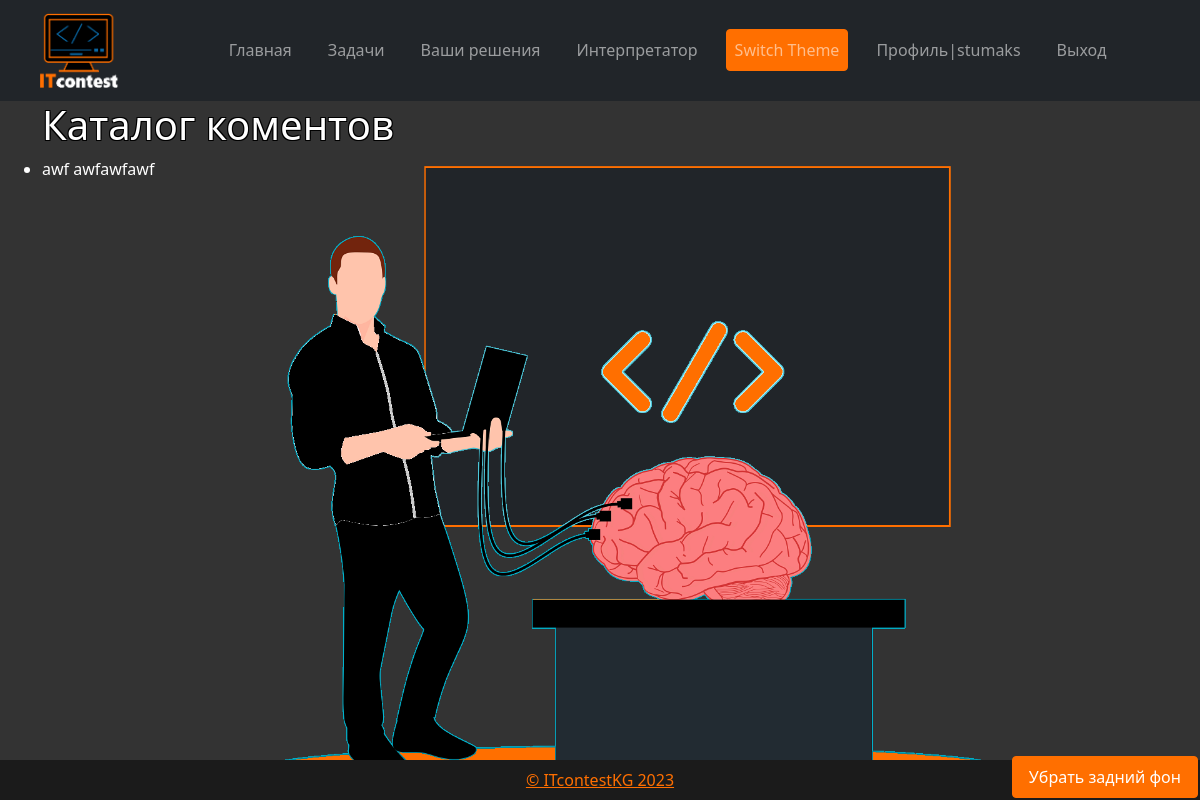
The page /comments/ (signed in) on the database its author committed.
### users/models.py (models this page shows, shortened)
class User(AbstractUser):
    choice = models.CharField( max_length=150, blank=True, verbose_name='Статус', help_text='1 - Студент, 2 - Преподаватель, 3 - Администратор')
    date = models.DateField(null=True, blank=True, verbose_name='Дата рождения')
    slug = models.SlugField(null=False, blank=True, unique=True)
    prepopulated_fields = {'slug': ('username',)}
    language = models.CharField(("language"), max_length=150, blank=True)
    class Meta:
        permissions = (("can_create_task", "Can create task"),)

### guestbook/models.py (models this page shows, shortened)
class Post(models.Model):
    name = models.CharField(max_length=100)
    content = models.TextField()

### comments_list/views.py (the view)
# urls.py: path('comments/', prod_views.ProductListView.as_view(), name='coments'),
class ProductListView(ListView, TemplateResponseMixin):
    template_name = 'comments_list/my_template.html'
    model = Post
    context_object_name = 'products'
    paginate_by = 3
    def get_context_data(self, **kwargs):
        context = super().get_context_data(**kwargs)
        context['title'] = 'Каталог коментов'
        return context

### comments_list/templates/comments_list/my_template.html (shortened to what this page needs)
{% extends "main/base.html" %}
{% block content %}
    <h1>{{ title }}</h1>
    {% if products %}
        <ul>
        {% for product in products %}
        <li>
        {{ product.name }}
        {{ product.content }}
        </li>
        {% endfor %}
        </ul>
    {% else %}
        <p>Нет коментов.</p>
    {% endif %}
{% endblock %}

### main/templates/main/base.html (shortened to what this page needs)
{% load static %}
<!DOCTYPE html>
<html lang="en">
<head>
    <link rel="stylesheet" href="https://cdnjs.cloudflare.com/ajax/libs/twitter-bootstrap/5.1.0/css/bootstrap.min.css">
    <link id="theme" rel="stylesheet" href="{% static 'css/styles-dark.css' %}">
</head>
<body>
  <nav class="navbar navbar-expand-lg navbar-dark bg-dark">
    <a class="navbar-brand" ><img src="/static/images/logo.png" alt="Logo" class="img-fluid" style="max-height: 75px;"></a>
    <div class="collapse navbar-collapse justify-content-center text-center" id="navbarTogglerDemo02">
      <ul class="navbar-nav">
        <li class="nav-item active">
          <a class="nav-link" href="{% url 'blog-home' %}">Главная</a>
        </li>
        <li class="nav-item">
          <a class="nav-link" href="{% url 'task_list' %}">Задачи</a>
        </li>
        {% if user.choice == '1' %}
        <li class="nav-item">
          <a class="nav-link" href="{% url 'catalog' %}">Ваши решения</a></li>
          {% endif %}
          <li class="nav-item">
            <a class="nav-link" href="{% url 'interpreter' %}">Интерпретатор</a></li>
        <li class="nav-item">
              <button class="btn btn-link nav-link" onclick="toggleTheme()">Switch Theme</button>
          </li>
          {% if user.is_authenticated %}
          <li class="nav-item">
            <a class="nav-link" href="{% url 'profile' %}">Профиль|{{ user.username }}</a></li>
              <li class="nav-item">
                <a class="nav-link" href="{% url 'logout' %}">Выход</a></li>
        {% else %}
        <li class="nav-item">
          <a class="nav-link" href="{% url 'login' %}">Вход</a></li>
            <li class="nav-item">
              <a class="nav-link" href="{% url 'register' %}">Регистрация</a></li>
        {% endif %}
      </ul>
    </div>
  </nav>
    <main role="main" class="container">
      <div class="row">
          {% block content %}{% endblock %}
      </div>
<footer>
  <p><a href="{% url 'blog-home' %}">© ITcontestKG 2023</a></p>
  <button class="btn btn-link nav-link remove-bg-button" onclick="removeBackground()">Убрать задний фон</button>
</footer>
</main>
</body>
</html>

### static/css/styles-dark.css (style rules this page uses)
body { background: url('../images/darktheme.png') no-repeat center center fixed; -webkit-background-size: cover; -moz-background-size: cover; -o-background-size: cover; background-size: cover; background-color: #333333; color: #ffffff; }
nav { display: flex; justify-content: center; align-items: center; }
.navbar-brand { margin-left: 2em; }
.navbar-nav { flex-wrap: nowrap; }
.navbar { display: flex; justify-content: center; align-items: center; }
nav ul { list-style: none; display: flex; align-items: center; justify-content: right; }
.nav-item { align-items: center; display: flex; }
nav ul li { align-items: center; display: flex; margin: 0px 10px; }
nav ul li a { text-decoration: none; color: #333; }
a { color: #ff6f00; }
.btn { color: #ffffff; background-color: #ff6f00; border: 1px solid #ff6f00; }
footer { position: fixed; padding-top: 1em; background-color: rgb(27, 27, 27); left: 0; bottom: 0; width: 100%; text-align: center; height: 5vh; display: flex; justify-content: center; align-items: center; }
.remove-bg-button { position: absolute; right: 2px; bottom: 2px; }
main { padding-bottom: 6vh; }
h1 { color: white; text-shadow: -1px -1px 0 #000, 1px -1px 0 #000, -1px 1px 0 #000, 1px 1px 0 #000; }

### rows shown on the page
User: username "stumaks"
Post: name "awf", content "awfawfawf"

### other values the page prints
{{ title }} "Каталог коментов"
